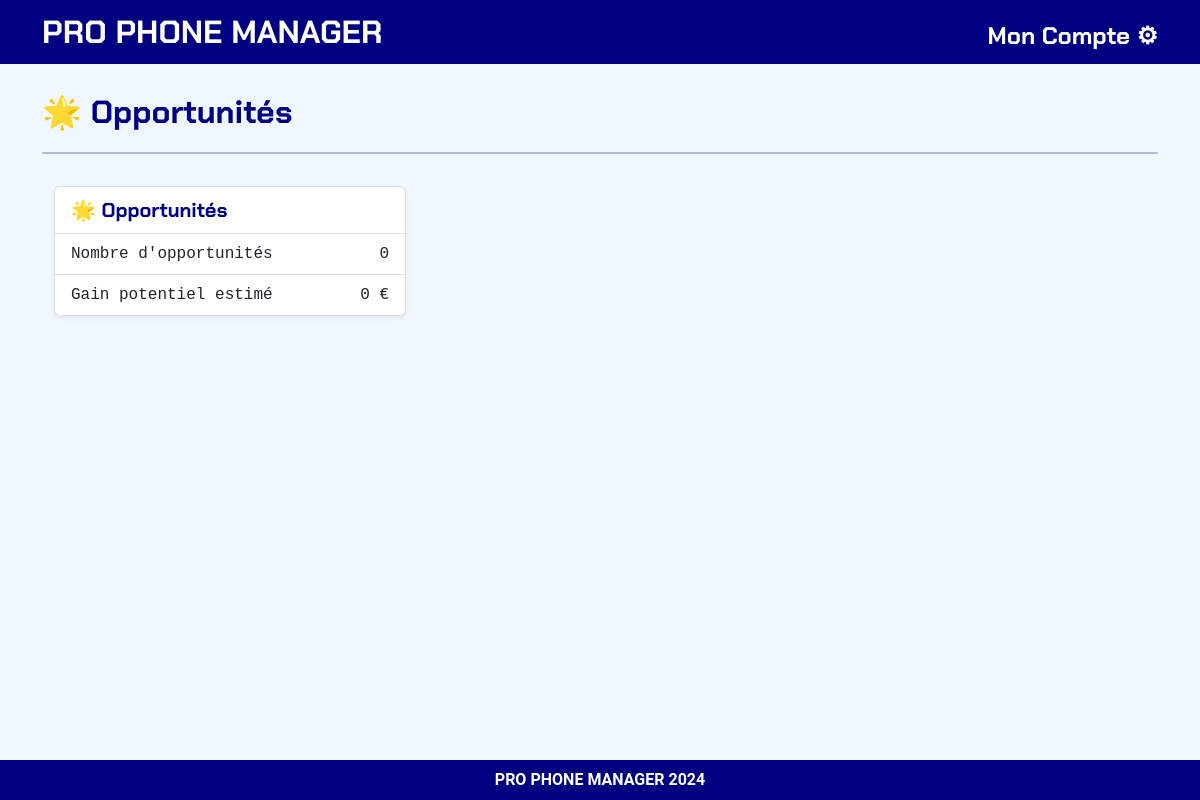
The page /opportunities/ (signed in) on the database as committed earlier.
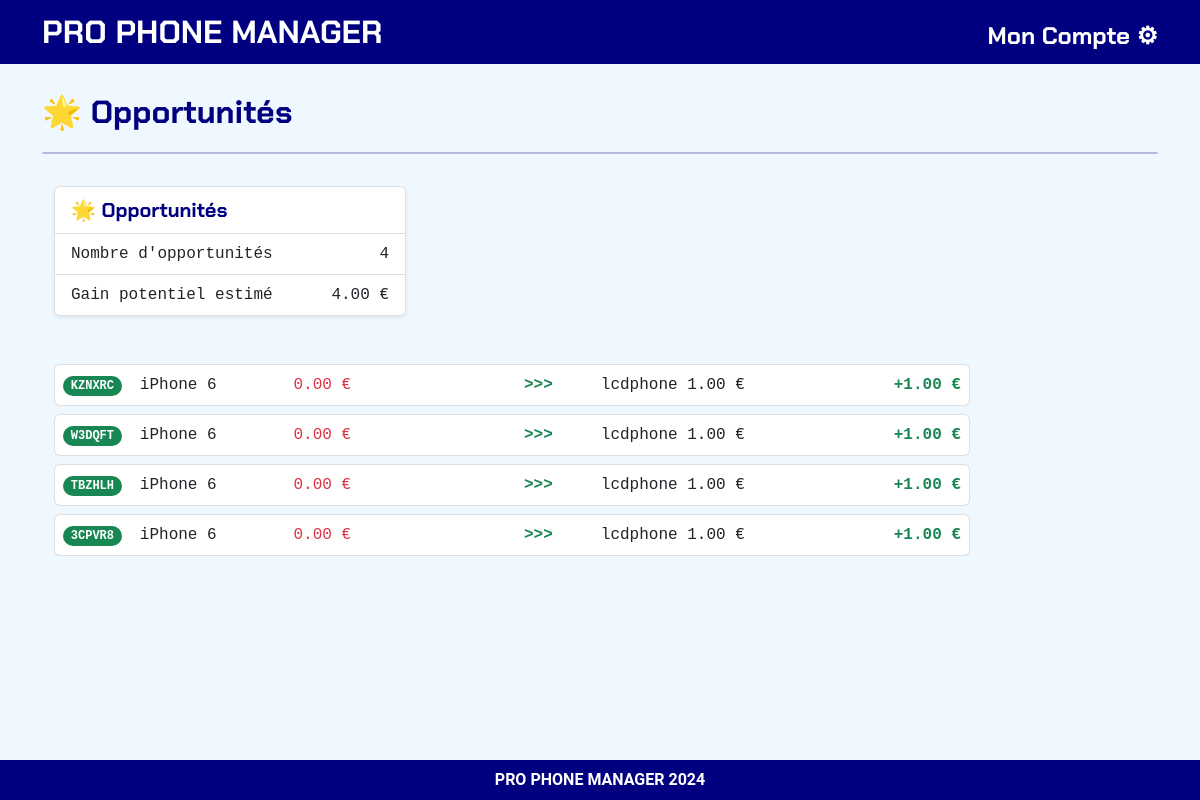
The same page on the database as committed later.
### listings/models.py (models this page shows, shortened)
class BrokenScreen(models.Model):
    id = models.AutoField(primary_key=True)
    repairstore = models.ForeignKey(RepairStore, on_delete=models.CASCADE)
    uniquereference = models.OneToOneField(UniqueReference, on_delete=models.CASCADE)
    screenbrand = models.ForeignKey(ScreenBrand, on_delete=models.CASCADE)
    screenmodel = models.ForeignKey(ScreenModel, on_delete=models.CASCADE)
    diag_question_1 = models.TextField(null=True, blank=True)
    diag_question_2 = models.TextField(null=True, blank=True)
    diag_question_3 = models.TextField(null=True, blank=True)
    diag_question_4 = models.TextField(null=True, blank=True)
    diag_question_5 = models.TextField(null=True, blank=True)
    diag_question_6 = models.TextField(null=True, blank=True)
    diag_question_7 = models.TextField(null=True, blank=True)
    diag_question_8 = models.TextField(null=True, blank=True)
    diag_question_9 = models.TextField(null=True, blank=True)
    diag_question_10 = models.TextField(null=True, blank=True)
    diag_response_1 = models.BooleanField(null=True)
    diag_response_2 = models.BooleanField(null=True)
    diag_response_3 = models.BooleanField(null=True)
    diag_response_4 = models.BooleanField(null=True)
    diag_response_5 = models.BooleanField(null=True)
    diag_response_6 = models.BooleanField(null=True)
    diag_response_7 = models.BooleanField(null=True)
    diag_response_8 = models.BooleanField(null=True)
    diag_response_9 = models.BooleanField(null=True)
    diag_response_10 = models.BooleanField(null=True)
    is_diag_done = models.BooleanField(default=False)
    grade = models.CharField(
        max_length=20,
        choices=[
            ('', 'Select Grade'),
            ('A', 'A'),
            ('B', 'B'),
            ('C', 'C'),
            ('D', 'D'),
            ('E', 'E'),
            ('F', 'F'),
            ('G', 'G'),
            ('Fully Broken', 'Fully Broken'),
            ('Aftermarket', 'Aftermarket')
        ],
        default='EN ATTENTE',
    )
    quotations = models.ManyToManyField('RecyclerPricing', related_name='broken_screens')
    recycler = models.ForeignKey(Recycler, on_delete=models.SET_NULL, null=True, blank=True)
    is_attributed = models.BooleanField(default=False)
    price = models.DecimalField(max_digits=10, decimal_places=2, null=True, blank=True)
    is_packed = models.BooleanField(default=False)
    date_joined = models.DateTimeField(default=timezone.now)
    class Meta:
        ordering = ['-date_joined']
    class Meta:
        ordering = ['-date_joined']

class UniqueReference(models.Model):
    repairstore = models.ForeignKey(RepairStore, on_delete=models.CASCADE)
    value = models.CharField(max_length=6, unique=True)
    is_used = models.BooleanField(default=False)
    def __str__(self):
        return self.value

class ScreenModel(models.Model):
    screenbrand = models.ForeignKey(ScreenBrand, on_delete=models.CASCADE)
    screenmodel = models.CharField(max_length=50)
    is_oled = models.BooleanField(default=False)
    is_3dtouch = models.BooleanField(default=False)
    is_wanted = models.BooleanField(default=False)
    class Meta:
        ordering = ['screenbrand', 'screenmodel']
    def __str__(self):
        return f"{self.screenmodel}"

class RecyclerPricing(models.Model):
    recycler = models.ForeignKey(Recycler, on_delete=models.CASCADE)
    screenbrand = models.ForeignKey(ScreenBrand, on_delete=models.CASCADE)
    screenmodel = models.ForeignKey(ScreenModel, on_delete=models.CASCADE)
    grade = models.CharField(max_length=20, choices=[
        ('A', 'A'),
        ('B', 'B'),
        ('C', 'C'),
        ('D', 'D'),
        ('E', 'E'),
        ('F', 'F'),
        ('G', 'G'),
        ('Fully Broken', 'Fully Broken'),
        ('Aftermarket', 'Aftermarket')
    ])
    price = models.DecimalField(max_digits=10, decimal_places=2)
    class Meta:
        unique_together = ['recycler', 'screenbrand', 'screenmodel', 'grade']

class Recycler(models.Model):
    company_name = models.CharField(max_length=100, verbose_name="Dénomination sociale de l'entreprise", blank=True)
    company_raison_social = models.CharField(max_length=100, verbose_name="Raison sociale", blank=True)
    siren = models.CharField(max_length=15, verbose_name="Numéro siren")
    address = models.TextField(verbose_name="Adresse")
    postal_code = models.CharField(max_length=10, verbose_name="Code postal")
    city = models.CharField(max_length=50, verbose_name="Ville")
    phone_number = models.CharField(max_length=15, verbose_name="Numéro de téléphone")
    url = models.URLField()
    payment_method = models.CharField(max_length=50)
    payment_delay = models.TextField(blank=True, null=True)
    shipping_fee = models.CharField(max_length=50)
    date_joined = models.DateTimeField(default=timezone.now, blank=True, null=True)
    is_us = models.BooleanField(default=False)

### listings/views.py (the view)
# urls.py: path('opportunities/', opportunities, name='opportunities'),
@login_required
@require_GET
def opportunities(request):
    all_broken_screens = BrokenScreen.objects.filter(is_packed=False, repairstore=request.user.repairstore)
    all_broken_screens = all_broken_screens.exclude(recycler__company_name="Votre Recycleur")
    opportunities_count = 0
    opportunities_value = 0
    broken_screen_op_list = []
    for broken_screen in all_broken_screens:
        if broken_screen.price is not None:
            current_value = broken_screen.price
            recycler_prices = RecyclerPricing.objects.filter(
                screenmodel=broken_screen.screenmodel,
                grade=broken_screen.grade
            ).order_by('-price')
            if recycler_prices.exists() and recycler_prices.first().price > current_value:
                quotation_count = recycler_prices.count()
                best_offer = recycler_prices.first()
                broken_screen.quotation_count = quotation_count
                broken_screen.best_offer = best_offer
                broken_screen.offer_delta = best_offer.price - current_value
                opportunities_count += 1
                opportunities_value += broken_screen.offer_delta
                broken_screen_op_list.append([
                    broken_screen.uniquereference.value,
                    broken_screen.best_offer,
                    broken_screen.offer_delta,
                    broken_screen.quotation_count
                ])
    ref_op_list = [broken_screen[0] for broken_screen in broken_screen_op_list]
    op_all_broken_screens = all_broken_screens.filter(uniquereference__value__in=ref_op_list)
    i = 0
    for broken_screen in op_all_broken_screens:
        broken_screen.quotation_count = broken_screen_op_list[i][3]
        broken_screen.best_offer = broken_screen_op_list[i][1]
        broken_screen.offer_delta = broken_screen_op_list[i][2]
        i += 1
    template = 'opportunities.html'
    context = {
        'all_broken_screens': op_all_broken_screens,
        'opportunities_count': opportunities_count,
        'opportunities_value': opportunities_value,
    }
    return render(request, template, context)

### listings/templates/opportunities.html (shortened to what this page needs)
{% extends "base_webapp.html" %}
{% load static %}
{% block page_title %}🌟 Opportunités{% endblock page_title %}
{% block page_content %}
<div class="row mb-4">
    <div class="col-12 col-md-6 col-lg-4 mb-4 fs-5 text-blue">
        <ul class="list-group font-monospace shadow-sm">
            <li class="list-group-item logo-blue fs-5">🌟 Opportunités</li>
            <li class="list-group-item fs-6">
                <span>Nombre d'opportunités</span>
                <span class="float-end">{{ opportunities_count }}</span>
            </li>
            <li class="list-group-item fs-6">
                <span>Gain potentiel estimé</span>
                <span class="float-end">{{ opportunities_value }} €</span>
            </li>
        </ul>
    </div>
</div>
<div class="row mb-4">
    <div class="col-12 d-none d-md-block col-lg-10 mb-4">
        {% for broken_screen in all_broken_screens %}
        <ul class="list-group mb-2 fs-6 font-monospace">
            <li class="list-group-item px-md-1 px-lg-2">
                <div class="row">
                    <div class="col-md-1 text-start">
                        <span class="badge rounded-pill font-monospace bg-success">{{ broken_screen.uniquereference }}</span>
                    </div>
                    <div class="col-md-2 text-start">
                        <span>{{ broken_screen.screenmodel}}</span>
                    </div>
                    <div class="col-md-3 text-start">
                        <span>{{ broken_screen.recycler.company_name }} <span class="text-danger">{{ broken_screen.price }} €</span></span>
                    </div>
                    <div class="col-md-1 text-start">
                        <span class="fw-bold text-success"> >>> </span>
                    </div>
                    <div class="col-md-3 text-start">
                        <span>{{ broken_screen.best_offer.recycler.company_name }} {{ broken_screen.best_offer.price }} €</span>
                    </div>
                    <div class="col-md-2 text-end">
                        <span class="fw-bold text-success">+{{ broken_screen.offer_delta }} € </span>
                    </div>
                </div>
            </li>
        </ul>
        {% endfor %}
    </div>
</div>
{% endblock page_content %}

Rows that differ between the two databases and show on the page:
added BrokenScreen: uniquereference "KZNXRC", screenmodel "iPhone 6", price "0.00", best_offer.recycler.company_name "lcdphone", best_offer.price "1.00", offer_delta "1.00"
now on this page (row edited): BrokenScreen: uniquereference "W3DQFT", screenmodel "iPhone 6", price "0.00", best_offer.recycler.company_name "lcdphone", best_offer.price "1.00", offer_delta "1.00"
now on this page (row edited): BrokenScreen: uniquereference "TBZHLH", screenmodel "iPhone 6", price "0.00", best_offer.recycler.company_name "lcdphone", best_offer.price "1.00", offer_delta "1.00"
now on this page (row edited): BrokenScreen: uniquereference "3CPVR8", screenmodel "iPhone 6", price "0.00", best_offer.recycler.company_name "lcdphone", best_offer.price "1.00", offer_delta "1.00"
Other text that changed with them:
{{ opportunities_count }}: "0" → "4"
{{ opportunities_value }}: "0" → "4.00"
